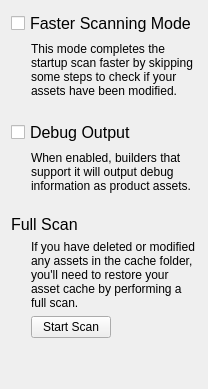
        <widget class="QWidget" name="ToolsPage">
         <layout class="QVBoxLayout" name="verticalLayout_3">
          <item>
           <widget class="QCheckBox" name="modtimeSkippingCheckBox">
            <property name="styleSheet">
             <string notr="true">font: 12pt;</string>
            </property>
            <property name="text">
             <string>Faster Scanning Mode</string>
            </property>
           </widget>
          </item>
          <item>
           <layout class="QHBoxLayout" name="horizontalLayout_3">
            <item>
             <spacer name="indentSpacer1">
              <property name="orientation">
               <enum>Qt::Horizontal</enum>
              </property>
              <property name="sizeType">
               <enum>QSizePolicy::Fixed</enum>
              </property>
              <property name="sizeHint" stdset="0">
               <size>
                <width>20</width>
                <height>20</height>
               </size>
              </property>
             </spacer>
            </item>
            <item>
             <widget class="QLabel" name="modtimeSkippingDescription">
              <property name="text">
               <string>&lt;html&gt;&lt;head/&gt;&lt;body&gt;&lt;p&gt;This mode completes the startup scan faster by skipping some steps to check if your assets have been modified.&lt;/p&gt;&lt;/body&gt;&lt;/html&gt;</string>
              </property>
              <property name="scaledContents">
               <bool>false</bool>
              </property>
              <property name="wordWrap">
               <bool>true</bool>
              </property>
             </widget>
            </item>
           </layout>
          </item>
          <item>
           <spacer name="gapSpacer1">
            <property name="orientation">
             <enum>Qt::Vertical</enum>
            </property>
            <property name="sizeType">
             <enum>QSizePolicy::Fixed</enum>
            </property>
            <property name="sizeHint" stdset="0">
             <size>
              <width>16</width>
              <height>16</height>
             </size>
            </property>
           </spacer>
          </item>
          <item>
           <widget class="QCheckBox" name="debugOutputCheckBox">
            <property name="styleSheet">
             <string notr="true">font: 12pt;</string>
            </property>
            <property name="text">
             <string>Debug Output</string>
            </property>
           </widget>
          </item>
          <item>
           <layout class="QHBoxLayout" name="horizontalLayout_6">
            <item>
             <spacer name="indentSpacer1">
              <property name="orientation">
               <enum>Qt::Horizontal</enum>
              </property>
              <property name="sizeType">
               <enum>QSizePolicy::Fixed</enum>
              </property>
              <property name="sizeHint" stdset="0">
               <size>
                <width>20</width>
                <height>20</height>
               </size>
              </property>
             </spacer>
            </item>
            <item>
             <widget class="QLabel" name="debugOutputCheckBoxDescription">
              <property name="text">
               <string>&lt;html&gt;&lt;head/&gt;&lt;body&gt;&lt;p&gt;When enabled, builders that support it will output debug information as product assets.&lt;/p&gt;&lt;/body&gt;&lt;/html&gt;</string>
              </property>
              <property name="scaledContents">
               <bool>false</bool>
              </property>
              <property name="wordWrap">
               <bool>true</bool>
              </property>
             </widget>
            </item>
           </layout>
          </item>
          <item>
           <spacer name="gapSpacer1">
            <property name="orientation">
             <enum>Qt::Vertical</enum>
            </property>
            <property name="sizeType">
             <enum>QSizePolicy::Fixed</enum>
            </property>
            <property name="sizeHint" stdset="0">
             <size>
              <width>16</width>
              <height>16</height>
             </size>
            </property>
           </spacer>
          </item>
          <item>
           <widget class="QLabel" name="fullScanHeader">
            <property name="text">
             <string>&lt;html&gt;&lt;head/&gt;&lt;body&gt;&lt;p&gt;&lt;span style=&quot; font-size:12pt;&quot;&gt;Full Scan&lt;/span&gt;&lt;/p&gt;&lt;/body&gt;&lt;/html&gt;</string>
            </property>
            <property name="wordWrap">
             <bool>true</bool>
            </property>
           </widget>
          </item>
          <item>
           <layout class="QHBoxLayout" name="horizontalLayout_12">
            <item>
             <spacer name="indentSpacer2">
              <property name="orientation">
               <enum>Qt::Horizontal</enum>
              </property>
              <property name="sizeType">
               <enum>QSizePolicy::Fixed</enum>
              </property>
              <property name="sizeHint" stdset="0">
               <size>
                <width>20</width>
                <height>20</height>
               </size>
              </property>
             </spacer>
            </item>
            <item>
             <widget class="QLabel" name="fullScanDescriptionText">
              <property name="text">
               <string>&lt;html&gt;&lt;head/&gt;&lt;body&gt;&lt;p&gt;If you have deleted or modified any assets in the cache folder, you'll need to restore your asset cache by performing a full scan.&lt;/p&gt;&lt;/body&gt;&lt;/html&gt;</string>
              </property>
              <property name="scaledContents">
               <bool>false</bool>
              </property>
              <property name="wordWrap">
               <bool>true</bool>
              </property>
             </widget>
            </item>
           </layout>
          </item>
          <item>
           <layout class="QHBoxLayout" name="horizontalLayout_13">
            <item>
             <spacer name="horizontalSpacer_2">
              <property name="orientation">
               <enum>Qt::Horizontal</enum>
              </property>
              <property name="sizeType">
               <enum>QSizePolicy::Fixed</enum>
              </property>
              <property name="sizeHint" stdset="0">
               <size>
                <width>20</width>
                <height>20</height>
               </size>
              </property>
             </spacer>
            </item>
            <item>
             <widget class="QPushButton" name="fullScanButton">
              <property name="sizePolicy">
               <sizepolicy hsizetype="Fixed" vsizetype="Fixed">
                <horstretch>0</horstretch>
                <verstretch>0</verstretch>
               </sizepolicy>
              </property>
              <property name="text">
               <string>Start Scan</string>
              </property>
             </widget>
            </item>
            <item>
             <spacer name="horizontalSpacer_3">
              <property name="orientation">
               <enum>Qt::Horizontal</enum>
              </property>
              <property name="sizeHint" stdset="0">
               <size>
                <width>40</width>
                <height>20</height>
               </size>
              </property>
             </spacer>
            </item>
           </layout>
          </item>
          <item>
           <spacer name="gapSpacer2">
            <property name="orientation">
             <enum>Qt::Vertical</enum>
            </property>
            <property name="sizeHint" stdset="0">
             <size>
              <width>16</width>
              <height>40</height>
             </size>
            </property>
           </spacer>
          </item>
         </layout>
        </widget>
